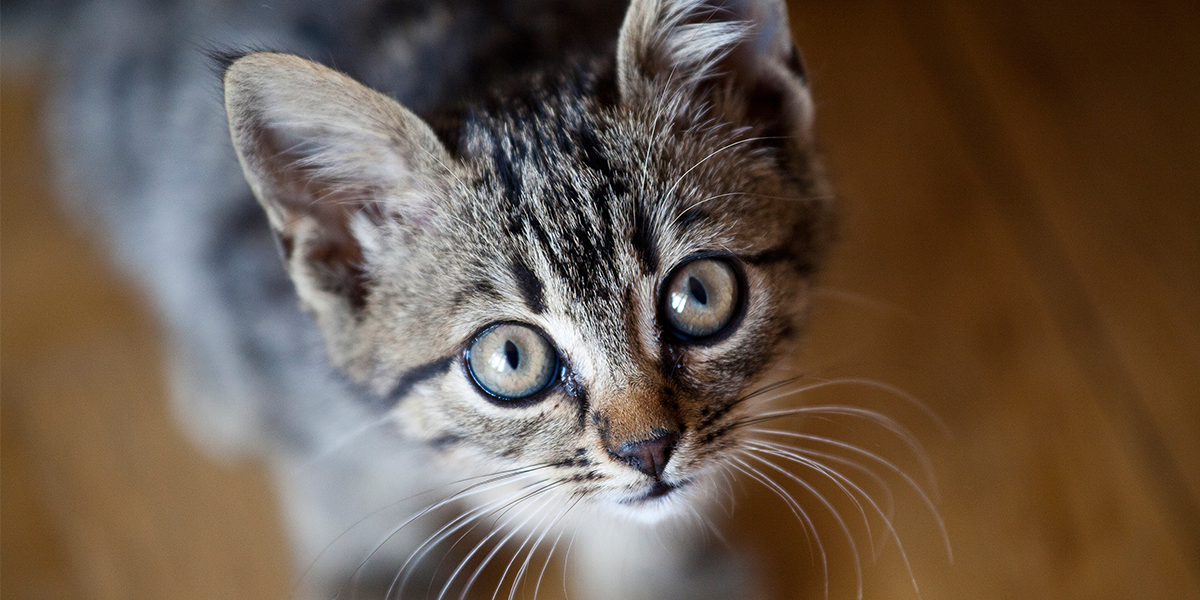
//> input picture KNU4-1_ComputerVision/Assignment2/cat.bmp, 1200 x 600 px
$ ./main   (built with g++ and OpenCV 4)
//> lines starting //> are read from the running program, lines starting //| are printed output that depends on the picture
#include <iostream>
#include <opencv2/opencv.hpp>

using namespace std;
using namespace cv;

Mat dissolve(const Mat& from, const Mat& to, const double& alpha) {
    Mat result;
    from.copyTo(result);

    for (int y = 0; y < result.rows; ++y) {
        for (int x = 0; x < result.cols; ++x) {
            int b = (alpha * result.at<Vec3b>(y, x)[0]) + ((1 - alpha) * to.at<Vec3b>(y, x)[0]);
            int g = (alpha * result.at<Vec3b>(y, x)[1]) + ((1 - alpha) * to.at<Vec3b>(y, x)[1]);
            int r = (alpha * result.at<Vec3b>(y, x)[2]) + ((1 - alpha) * to.at<Vec3b>(y, x)[2]);

            result.at<Vec3b>(y, x) = Vec3b(b, g, r);
        }
    }

    return result;
}

int main() {
    Mat from_image(imread("./cat.bmp", IMREAD_COLOR)),
        to_image(imread("./tibetfox.bmp", IMREAD_COLOR)),
        result03_image, result07_image;
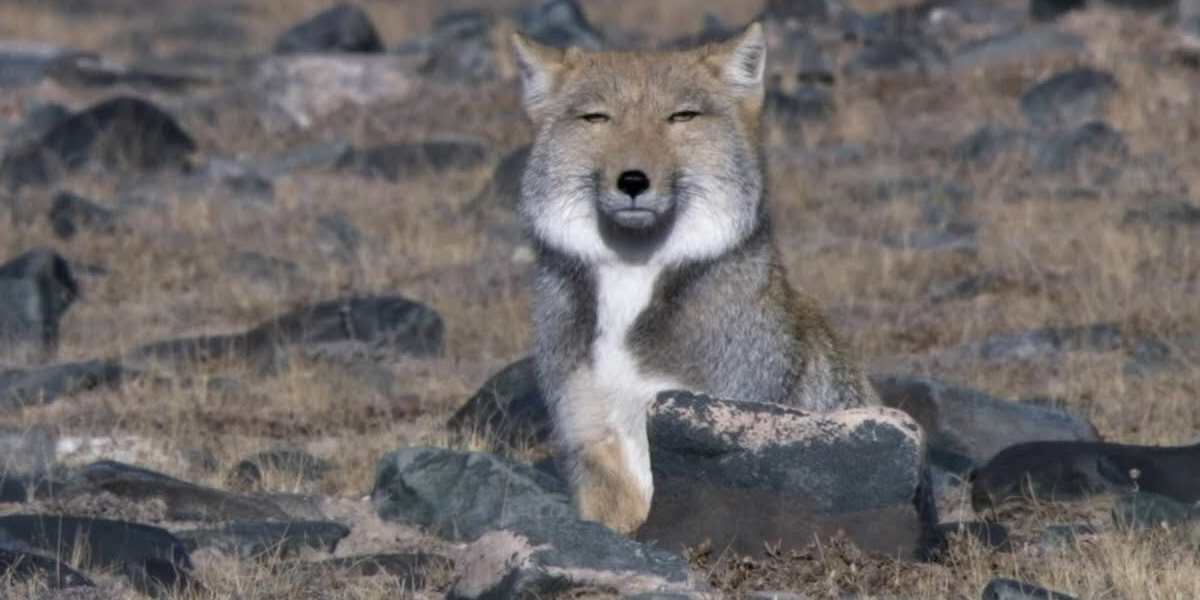
//> input picture KNU4-1_ComputerVision/Assignment2/tibetfox.bmp, 1200 x 600 px
//> from_image is the input picture: 600 rows x 1200 cols, CV_8UC3; mean B, G, R 74.9, 88.5, 104.6
//> to_image is the input picture: 600 rows x 1200 cols, CV_8UC3; mean B, G, R 104, 104.4, 108.7

    if (from_image.empty() || to_image.empty()) {
        cout << "image load failed\n";
        return 0;
    }

    // [8 lines of commented-out code are left out]

    double alpha03(0.3), alpha07(0.7);

    result03_image = dissolve(from_image, to_image, alpha03);
//> after the loop in dissolve, `for (int y = 0; y < result.rows; ++y)`:
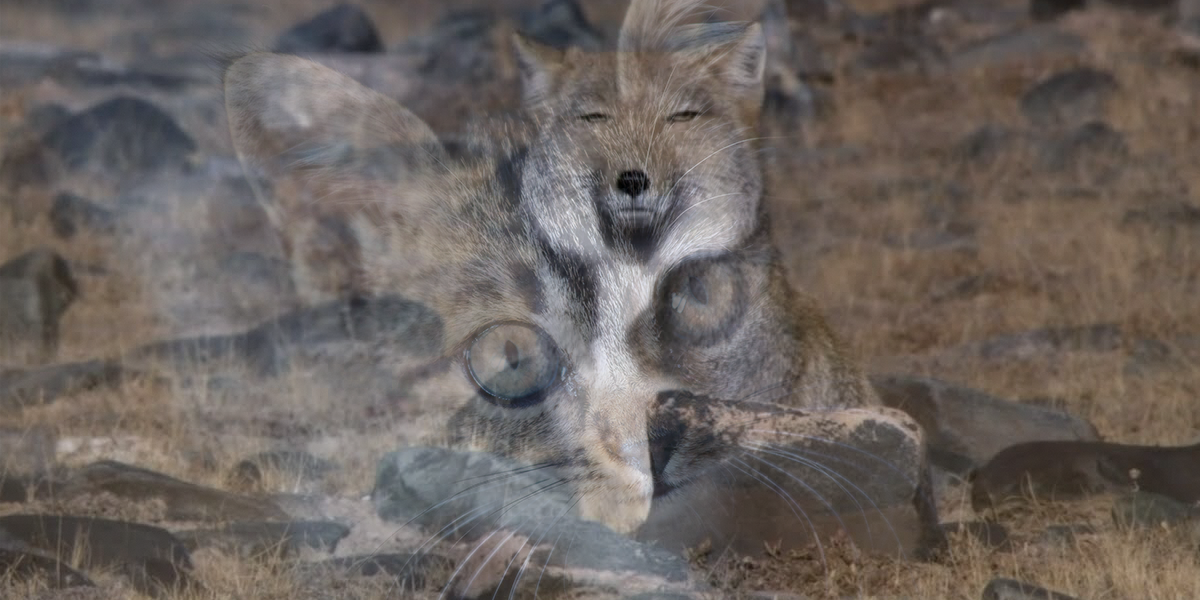
//> result: 600 rows x 1200 cols, CV_8UC3; mean B, G, R 94.8, 99.1, 107
    result07_image = dissolve(from_image, to_image, alpha07);
//> call 2 of dissolve, with alpha = 0.7
//> after the loop in dissolve (call 2), `for (int y = 0; y < result.rows; ++y)`:
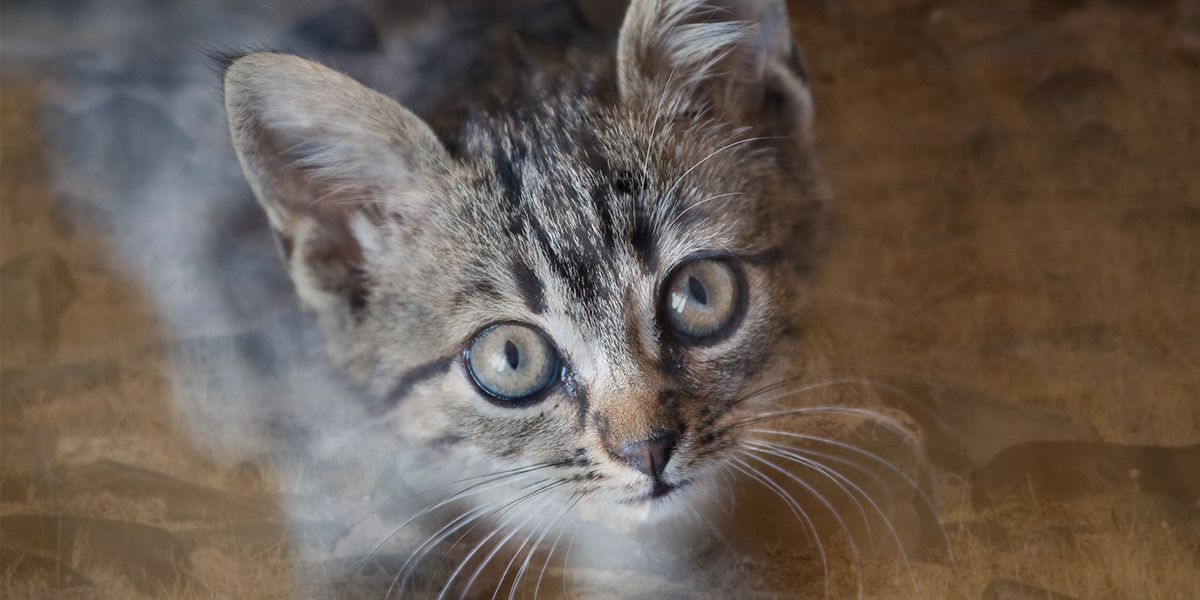
//> result: 600 rows x 1200 cols, CV_8UC3; mean B, G, R 83.2, 92.8, 105.4

    imshow("Original image", from_image);
    imshow("dissolve 0.3 image", result03_image);
    imshow("dissolve 0.7 image", result07_image);
    imwrite("dissolve_3.bmp", result03_image);
    imwrite("dissolve_7.bmp", result07_image);
    waitKey(0);

    return 0;
}
